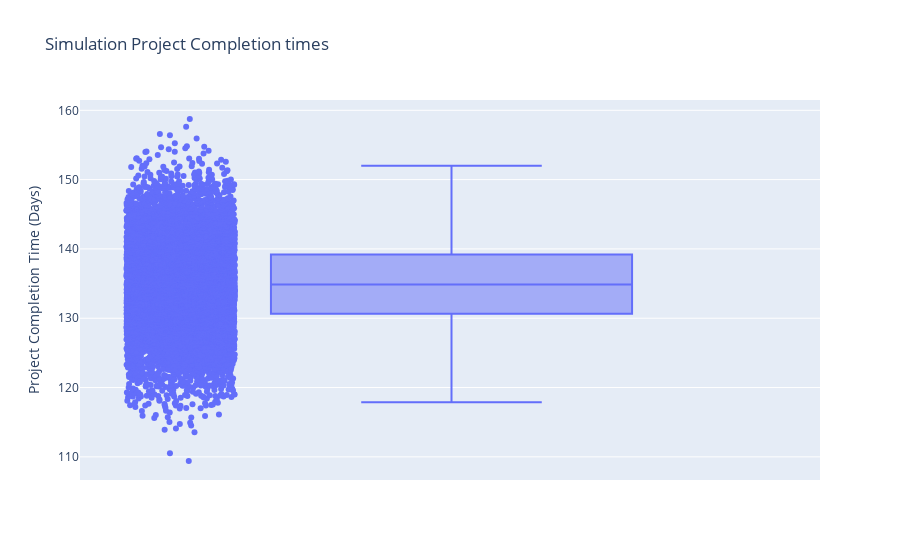

Notebook code cell kept with this figure:
### Code cell
# Box Plot

boxplot = px.box(project_df,
                points="all",
                 y="outputs",
                 labels={"outputs": "Project Completion Time (Days)"},
                 title = "Simulation Project Completion times",
                 )

boxplot.show()

### Figure 1 — Plotly figure (JSON) as saved in the notebook; plotly's stock layout.template omitted (floating-point values rounded to 4 significant figures; data arrays with more than 128 entries replaced by an {"elided": "..."} marker saying what was removed)
{"data": [{"alignmentgroup": "True", "boxpoints": "all", "hovertemplate": "Project Completion Time (Days)=%{y}<extra></extra>", "legendgroup": "", "marker": {"color": "#636efa"}, "name": "", "notched": false, "offsetgroup": "", "orientation": "v", "showlegend": false, "type": "box", "x0": " ", "xaxis": "x", "y": {"elided": "10000 float values"}, "y0": " ", "yaxis": "y"}], "layout": {"boxmode": "group", "legend": {"tracegroupgap": 0}, "title": {"text": "Simulation Project Completion times"}, "xaxis": {"anchor": "y", "domain": [0, 1]}, "yaxis": {"anchor": "x", "domain": [0, 1], "title": {"text": "Project Completion Time (Days)"}}}}
